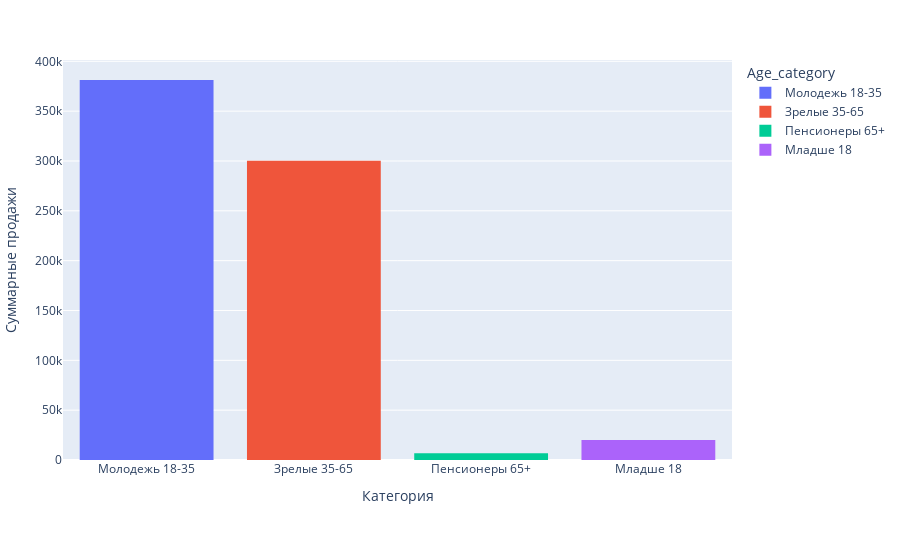

The code cell stored with this chart in its notebook:
### Code cell
fig = px.histogram(df_2, x="Age_category", y="bill", color ='Age_category')
fig.update_layout(xaxis_title ="Категория",
                  yaxis_title ="Суммарные продажи",
                  margin=dict(l = 10, r=15, b=100))
fig.show()

### Figure 1 — Plotly figure (JSON) as saved in the notebook; plotly's stock layout.template omitted (floating-point values rounded to 4 significant figures; data arrays with more than 128 entries replaced by an {"elided": "..."} marker saying what was removed)
{"data": [{"alignmentgroup": "True", "bingroup": "x", "histfunc": "sum", "hovertemplate": "Age_category=%{x}<br>sum of bill=%{y}<extra></extra>", "legendgroup": "Молодежь 18-35", "marker": {"color": "#636efa", "pattern": {"shape": ""}}, "name": "Молодежь 18-35", "offsetgroup": "Молодежь 18-35", "orientation": "v", "showlegend": true, "type": "histogram", "x": {"elided": "490 str values"}, "xaxis": "x", "y": {"elided": "490 int values"}, "yaxis": "y"}, {"alignmentgroup": "True", "bingroup": "x", "histfunc": "sum", "hovertemplate": "Age_category=%{x}<br>sum of bill=%{y}<extra></extra>", "legendgroup": "Зрелые 35-65", "marker": {"color": "#EF553B", "pattern": {"shape": ""}}, "name": "Зрелые 35-65", "offsetgroup": "Зрелые 35-65", "orientation": "v", "showlegend": true, "type": "histogram", "x": {"elided": "396 str values"}, "xaxis": "x", "y": {"elided": "396 int values"}, "yaxis": "y"}, {"alignmentgroup": "True", "bingroup": "x", "histfunc": "sum", "hovertemplate": "Age_category=%{x}<br>sum of bill=%{y}<extra></extra>", "legendgroup": "Пенсионеры 65+", "marker": {"color": "#00cc96", "pattern": {"shape": ""}}, "name": "Пенсионеры 65+", "offsetgroup": "Пенсионеры 65+", "orientation": "v", "showlegend": true, "type": "histogram", "x": ["Пенсионеры 65+", "Пенсионеры 65+", "Пенсионеры 65+", "Пенсионеры 65+", "Пенсионеры 65+", "Пенсионеры 65+", "Пенсионеры 65+", "Пенсионеры 65+"], "xaxis": "x", "y": [926, 723, 1332, 707, 976, 938, 346, 908], "yaxis": "y"}, {"alignmentgroup": "True", "bingroup": "x", "histfunc": "sum", "hovertemplate": "Age_category=%{x}<br>sum of bill=%{y}<extra></extra>", "legendgroup": "Младше 18", "marker": {"color": "#ab63fa", "pattern": {"shape": ""}}, "name": "Младше 18", "offsetgroup": "Младше 18", "orientation": "v", "showlegend": true, "type": "histogram", "x": ["Младше 18", "Младше 18", "Младше 18", "Младше 18", "Младше 18", "Младше 18", "Младше 18", "Младше 18", "Младше 18", "Младше 18", "Младше 18", "Младше 18", "Младше 18", "Младше 18", "Младше 18", "Младше 18", "Младше 18", "Младше 18", "Младше 18", "Младше 18", "Младше 18"], "xaxis": "x", "y": [829, 1392, 557, 234, 521, 1382, 637, 1485, 459, 1012, 1489, 1187, 934, 385, 1429, 1172, 830, 1300, 675, 950, 1273], "yaxis": "y"}], "layout": {"autosize": true, "barmode": "relative", "legend": {"title": {"text": "Age_category"}, "tracegroupgap": 0}, "margin": {"b": 100, "l": 10, "r": 15, "t": 60}, "xaxis": {"anchor": "y", "autorange": true, "categoryarray": ["Молодежь 18-35", "Зрелые 35-65", "Пенсионеры 65+", "Младше 18"], "categoryorder": "array", "domain": [0, 1], "range": [-0.5, 3.5], "title": {"text": "Категория"}, "type": "category"}, "yaxis": {"anchor": "x", "autorange": true, "domain": [0, 1], "range": [0, 401300.0], "title": {"text": "Суммарные продажи"}, "type": "linear"}}}
